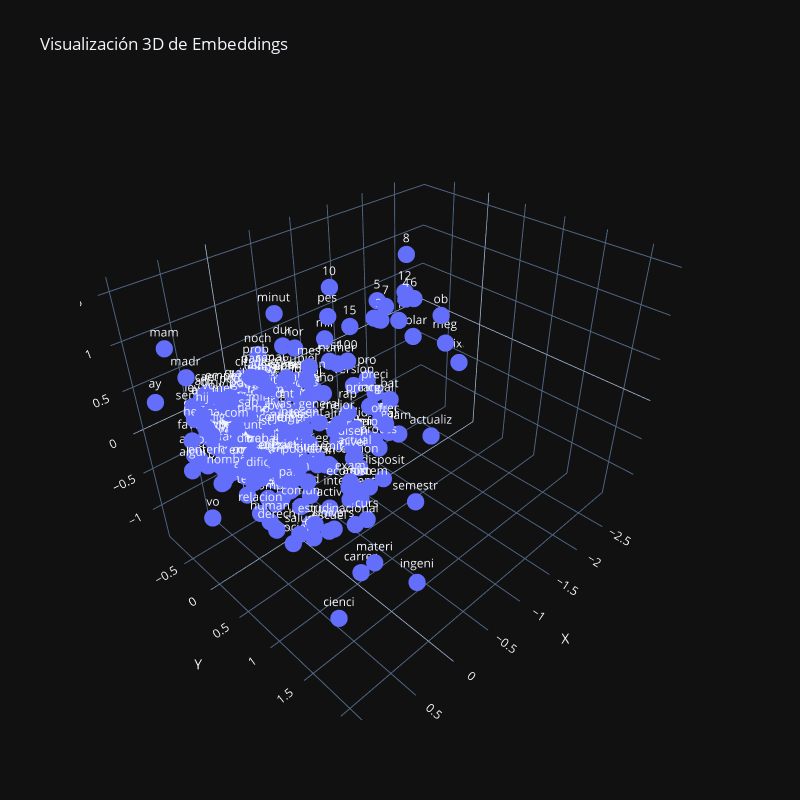

This figure's notebook cell:
### Markdown cell above
## Graficar algunos embeddings

### Code cell
from sklearn.decomposition import PCA
import numpy as np
import plotly.express as px
import plotly.io as pio

bg_color="plotly_dark" # https://plotly.com/python/templates/
pio.templates.default = bg_color # Establecer el tema oscuro por defecto

words = list(word_vectors.index_to_key)[:300]
print(words)
embeddings = [embedding_loader.get_embedding(word) for word in words]
embeddings = np.array(embeddings)

pca = PCA(n_components=3)
embeddings_3d = pca.fit_transform(embeddings)

df = pd.DataFrame(embeddings_3d, columns=["X", "Y", "Z"])
df["word"] = words

fig = px.scatter_3d(df, x="X", y="Y", z="Z", text="word", title="Visualización 3D de Embeddings", width=800, height=800)
fig.update_traces(marker=dict(size=6), selector=dict(mode='markers+text'))
fig.show()

### Figure 1 — Plotly figure (JSON) as saved in the notebook; plotly's stock layout.template omitted (floating-point values rounded to 4 significant figures; data arrays with more than 128 entries replaced by an {"elided": "..."} marker saying what was removed)
{"data": [{"hovertemplate": "X=%{x}<br>Y=%{y}<br>Z=%{z}<br>word=%{text}<extra></extra>", "legendgroup": "", "marker": {"color": "#636efa", "size": 6, "symbol": "circle"}, "mode": "markers+text", "name": "", "scene": "scene", "showlegend": false, "text": {"elided": "300 str values"}, "type": "scatter3d", "x": {"elided": "300 float values"}, "y": {"elided": "300 float values"}, "z": {"elided": "300 float values"}}], "layout": {"height": 800, "legend": {"tracegroupgap": 0}, "scene": {"domain": {"x": [0, 1], "y": [0, 1]}, "xaxis": {"title": {"text": "X"}}, "yaxis": {"title": {"text": "Y"}}, "zaxis": {"title": {"text": "Z"}}}, "title": {"text": "Visualización 3D de Embeddings"}, "width": 800}}
